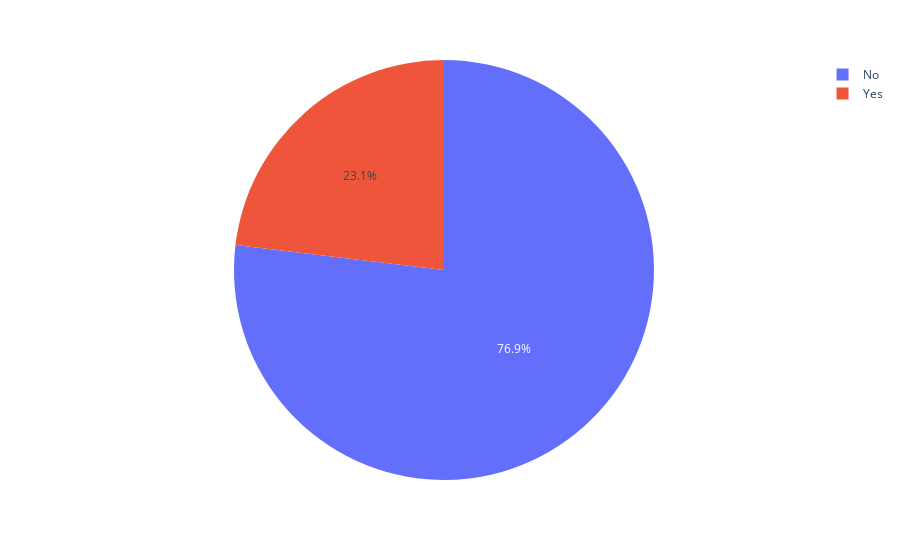

Notebook code cell kept with this figure:
### Markdown cell above
*Analyse univariée de la dépendance*

### Code cell
dependents_df = df[['Service ID','Dependents']].groupby('Dependents').count().reset_index()
px.pie(values=dependents_df['Service ID'], labels=dependents_df['Dependents'],names=dependents_df['Dependents']).show()

### Figure 1 — Plotly figure (JSON) as saved in the notebook; plotly's stock layout.template omitted (floating-point values rounded to 4 significant figures)
{"data": [{"domain": {"x": [0, 1], "y": [0, 1]}, "hovertemplate": "label=%{label}<br>value=%{value}<extra></extra>", "labels": ["No", "Yes"], "legendgroup": "", "name": "", "showlegend": true, "type": "pie", "values": [5416, 1627]}], "layout": {"legend": {"tracegroupgap": 0}, "margin": {"t": 60}}}
